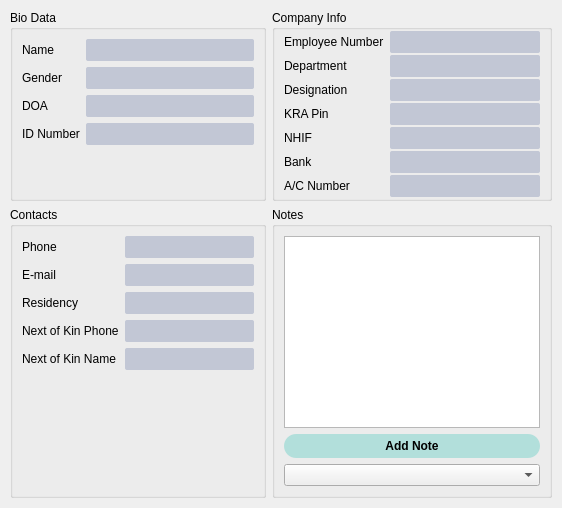
        <widget class="QWidget" name="widget" native="true">
         <property name="styleSheet">
          <string notr="true">
QScrollBox
{
	border-radius: 6px ;
}

QLabel
{
	border-radius: 6px;
	
	border-color: rgb(227, 240, 183);
}

QPushButton
{
	background-color: #b2dfdb;
	/*color: #fff;*/
	font-size: 12px;
	font-weight: bold;
	border: none;
	border-radius: 12px;
	padding: 5px;

}


QPushButton::disabled
{
	background-color: #5c5c5c;

}


QPushButton::pressed
{
	
	background-color: qlineargradient(spread:reflect, x1:1, y1:1, x2:0.982955, y2:0.5, stop:0 rgba(166, 214, 202, 255), stop:0.607955 rgba(196, 236, 226, 255));
}


/*-----QCheckBox-----*/
QCheckBox
{
	background-color: transparent;
	color: #fff;
	font-size: 10px;
	font-weight: bold;
	border: none;
	border-radius: 5px;

}


/*-----QCheckBox-----*/
QCheckBox::indicator
{
    color: #b1b1b1;
    background-color: #323232;
    border: 1px solid darkgray;
    width: 12px;
    height: 12px;

}


QCheckBox::indicator:checked
{
    image:url(&quot;./ressources/check.png&quot;);
	background-color: #ff3333;
    border: 1px solid #ff3333;

}


QCheckBox::indicator:unchecked:hover
{
    border: 1px solid #ff3333;

}


QCheckBox::disabled
{
	color: #656565;

}


QCheckBox::indicator:disabled
{
	background-color: #656565;
	color: #656565;
    border: 1px solid #656565;

}


/*-----QLineEdit-----*/
QLineEdit
{
	background-color: #c2c7d5;
	color: #000;
	font-weight: bold;
	border: none;
	border-radius: 2px;
	padding: 3px;

}


/*-----QListView-----*/
QListView
{
	background-color: #333333;
	color: #fff;
	font-size: 12px;
	font-weight: bold;
	border: 1px solid #191919;
	show-decoration-selected: 0;
	padding-left: -13px;
	padding-right: -13px;

}


QListView::item
{
	color: #31cecb;
	background-color: #454e5e;
	border: none;
	padding: 5px;
	border-radius: 0px;
	padding-left : 10px;
	height: 42px;

}

QListView::item:selected
{
	color: #000;
	background-color: #ff3333;

}


QListView::item:!selected
{
	color:white;
	background-color: transparent;
	border: none;
	padding-left : 10px;

}


QListView::item:!selected:hover
{
	color: #000;
	background-color: #bcbdbb;
	border: none;
	padding-left : 10px;

}


/*-----QTreeView-----*/
QTreeView 
{
	background-color: #252525;
	show-decoration-selected: 0;
	color: #c2c8d7;

}


QTreeView::item 
{
	border-top-color: transparent;
	border-bottom-color: transparent;

}


QTreeView::item:hover 
{
	background-color: #bcbdbb;
	color: #000;

}


QTreeView::item:selected 
{
	background-color: #ff3333;
	color: #000;

}


QTreeView::item:selected:active
{
	background-color: #ff3333;
	color: #000;

}


QTreeView::branch:has-children:!has-siblings:closed,
QTreeView::branch:closed:has-children:has-siblings 
{
	image: url(://tree-closed.png);

}

QTreeView::branch:open:has-children:!has-siblings,
QTreeView::branch:open:has-children:has-siblings  
{
	image: url(://tree-open.png);

}


/*-----QTableView &amp; QTableWidget-----*/
QTableView
{
    background-color: #252525;
	border: 1px solid gray;
    color: #f0f0f0;
    gridline-color: gray;
    outline : 0;

}


QTableView::disabled
{
    background-color: #242526;
    border: 1px solid #32414B;
    color: #656565;
    gridline-color: #656565;
    outline : 0;

}


QTableView::item:hover 
{
    background-color: #bcbdbb;
    color: #000;

}


QTableView::item:selected 
{
	background-color: #ff3333;
    color: #000;

}


QTableView::item:selected:disabled
{
    background-color: #1a1b1c;
    border: 2px solid #525251;
    color: #656565;

}


QTableCornerButton::section
{
	background-color: #343a49;
    color: #fff;

}


QHeaderView::section
{
	color: #fff;
	border-top: 0px;
	border-bottom: 1px solid gray;
	border-right: 1px solid gray;
	background-color: #343a49;
    margin-top:1px;
	margin-bottom:1px;
	padding: 5px;

}


QHeaderView::section:disabled
{
    background-color: #525251;
    color: #656565;

}


QHeaderView::section:checked
{
    color: #000;
    background-color: #ff3333;

}


QHeaderView::section:checked:disabled
{
    color: #656565;
    background-color: #525251;

}


QHeaderView::section::vertical::first,
QHeaderView::section::vertical::only-one
{
    border-top: 1px solid #353635;

}


QHeaderView::section::vertical
{
    border-top: 1px solid #353635;

}


QHeaderView::section::horizontal::first,
QHeaderView::section::horizontal::only-one
{
    border-left: 1px solid #353635;

}


QHeaderView::section::horizontal
{
    border-left: 1px solid #353635;

}


/*-----QScrollBar-----*/
QScrollBar:horizontal 
{
    background-color: transparent;
    height: 8px;
    margin: 0px;
    padding: 0px;

}


QScrollBar::handle:horizontal 
{
    border: none;
	min-width: 100px;
    background-color: #9b9b9b;

}


QScrollBar::add-line:horizontal, 
QScrollBar::sub-line:horizontal,
QScrollBar::add-page:horizontal, 
QScrollBar::sub-page:horizontal 
{
    width: 0px;
    background-color: transparent;

}


QScrollBar:vertical 
{
    background-color: transparent;
    width: 8px;
    margin: 0;

}


QScrollBar::handle:vertical 
{
    border: none;
	min-height: 100px;
    background-color: #9b9b9b;

}


QScrollBar::add-line:vertical, 
QScrollBar::sub-line:vertical,
QScrollBar::add-page:vertical, 
QScrollBar::sub-page:vertical 
{
    height: 0px;
    background-color: transparent;

}
</string>
         </property>
         <layout class="QHBoxLayout" name="horizontalLayout_4">
          <property name="leftMargin">
           <number>1</number>
          </property>
          <property name="topMargin">
           <number>1</number>
          </property>
          <property name="rightMargin">
           <number>1</number>
          </property>
          <property name="bottomMargin">
           <number>1</number>
          </property>
          <item>
           <widget class="QWidget" name="widget_2" native="true">
            <property name="styleSheet">
             <string notr="true">font: 10pt &quot;Segoe MDL2 Assets&quot;;
QPushButton
{
	background-color: #ff3333;
	color: #fff;
	font-size: 11px;
	font-weight: bold;
	border: none;
	border-radius: 25px;
	padding: 5px;

}

QMenu
{
	
	background-color: qlineargradient(spread:pad, x1:1, y1:1, x2:1, y2:0, stop:0 rgba(108, 171, 147, 255), stop:0.994318 rgba(186, 230, 230, 255));
}

QPushButton::disabled
{
	background-color: #5c5c5c;

}


QPushButton::pressed
{
	background-color: #ff4747;

}


/*-----QCheckBox-----*/
QCheckBox
{
	background-color: transparent;
	color: #fff;
	font-size: 10px;
	font-weight: bold;
	border: none;
	border-radius: 5px;

}


/*-----QCheckBox-----*/
QCheckBox::indicator
{
    color: #b1b1b1;
    background-color: #323232;
    border: 1px solid darkgray;
    width: 12px;
    height: 12px;

}


QCheckBox::indicator:checked
{
    image:url(&quot;./ressources/check.png&quot;);
	background-color: #ff3333;
    border: 1px solid #ff3333;

}


QCheckBox::indicator:unchecked:hover
{
    border: 1px solid #ff3333;

}


QCheckBox::disabled
{
	color: #656565;

}


QCheckBox::indicator:disabled
{
	background-color: #656565;
	color: #656565;
    border: 1px solid #656565;

}


/*-----QLineEdit-----*/
QLineEdit
{
	background-color: #c2c7d5;
	color: #000;
	font-weight: bold;
	border: none;
	border-radius: 2px;
	padding: 3px;

}


/*-----QListView-----*/
QListView
{
	background-color: #333333;
	color: #fff;
	font-size: 12px;
	font-weight: bold;
	border: 1px solid #191919;
	show-decoration-selected: 0;
	padding-left: -13px;
	padding-right: -13px;

}


QListView::item
{
	color: #31cecb;
	background-color: #454e5e;
	border: none;
	padding: 5px;
	border-radius: 0px;
	padding-left : 10px;
	height: 42px;

}

QListView::item:selected
{
	color: #000;
	background-color: #ff3333;

}


QListView::item:!selected
{
	color:white;
	background-color: transparent;
	border: none;
	padding-left : 10px;

}


QListView::item:!selected:hover
{
	color: #000;
	background-color: #bcbdbb;
	border: none;
	padding-left : 10px;

}


/*-----QTreeView-----*/
QTreeView 
{
	background-color: #252525;
	show-decoration-selected: 0;
	color: #c2c8d7;

}


QTreeView::item 
{
	border-top-color: transparent;
	border-bottom-color: transparent;

}


QTreeView::item:hover 
{
	background-color: #bcbdbb;
	color: #000;

}


QTreeView::item:selected 
{
	background-color: #ff3333;
	color: #000;

}


QTreeView::item:selected:active
{
	background-color: #ff3333;
	color: #000;

}


QTreeView::branch:has-children:!has-siblings:closed,
QTreeView::branch:closed:has-children:has-siblings 
{
	image: url(://tree-closed.png);

}

QTreeView::branch:open:has-children:!has-siblings,
QTreeView::branch:open:has-children:has-siblings  
{
	image: url(://tree-open.png);

}


/*-----QTableView &amp; QTableWidget-----*/
QTableView
{
    background-color: #252525;
	border: 1px solid gray;
    color: #f0f0f0;
    gridline-color: gray;
    outline : 0;

}


QTableView::disabled
{
    background-color: #242526;
    border: 1px solid #32414B;
    color: #656565;
    gridline-color: #656565;
    outline : 0;

}


QTableView::item:hover 
{
    background-color: #bcbdbb;
    color: #000;

}


QTableView::item:selected 
{
	background-color: #ff3333;
    color: #000;

}


QTableView::item:selected:disabled
{
    background-color: #1a1b1c;
    border: 2px solid #525251;
    color: #656565;

}


QTableCornerButton::section
{
	background-color: #343a49;
    color: #fff;

}


QHeaderView::section
{
	color: #fff;
	border-top: 0px;
	border-bottom: 1px solid gray;
	border-right: 1px solid gray;
	background-color: #343a49;
    margin-top:1px;
	margin-bottom:1px;
	padding: 5px;

}


QHeaderView::section:disabled
{
    background-color: #525251;
    color: #656565;

}


QHeaderView::section:checked
{
    color: #000;
    background-color: #ff3333;

}


QHeaderView::section:checked:disabled
{
    color: #656565;
    background-color: #525251;

}


QHeaderView::section::vertical::first,
QHeaderView::section::vertical::only-one
{
    border-top: 1px solid #353635;

}


QHeaderView::section::vertical
{
    border-top: 1px solid #353635;

}


QHeaderView::section::horizontal::first,
QHeaderView::section::horizontal::only-one
{
    border-left: 1px solid #353635;

}


QHeaderView::section::horizontal
{
    border-left: 1px solid #353635;

}


/*-----QScrollBar-----*/
QScrollBar:horizontal 
{
    background-color: transparent;
    height: 8px;
    margin: 0px;
    padding: 0px;

}


QScrollBar::handle:horizontal 
{
    border: none;
	min-width: 100px;
    background-color: #9b9b9b;

}


QScrollBar::add-line:horizontal, 
QScrollBar::sub-line:horizontal,
QScrollBar::add-page:horizontal, 
QScrollBar::sub-page:horizontal 
{
    width: 0px;
    background-color: transparent;

}


QScrollBar:vertical 
{
    background-color: transparent;
    width: 8px;
    margin: 0;

}


QScrollBar::handle:vertical 
{
    border: none;
	min-height: 100px;
    background-color: #9b9b9b;

}


QScrollBar::add-line:vertical, 
QScrollBar::sub-line:vertical,
QScrollBar::add-page:vertical, 
QScrollBar::sub-page:vertical 
{
    height: 0px;
    background-color: transparent;

}
QMenu
{
	
	background-color: qlineargradient(spread:pad, x1:1, y1:1, x2:1, y2:0, stop:0 rgba(108, 171, 147, 255), stop:0.994318 rgba(186, 230, 230, 255));
}</string>
            </property>
            <layout class="QGridLayout" name="gridLayout_2">
             <item row="0" column="0">
              <widget class="QGroupBox" name="groupBox">
               <property name="styleSheet">
                <string notr="true">
QScrollBox
{
	border-radius: 6px ;
}

QLabel
{
	border-radius: 6px;
	
	border-color: rgb(227, 240, 183);
}

QPushButton
{
	background-color: #b2dfdb;
	/*color: #fff;*/
	font-size: 12px;
	font-weight: bold;
	border: none;
	border-radius: 12px;
	padding: 5px;

}


QPushButton::disabled
{
	background-color: #5c5c5c;

}


QPushButton::pressed
{
	
	background-color: qlineargradient(spread:reflect, x1:1, y1:1, x2:0.982955, y2:0.5, stop:0 rgba(166, 214, 202, 255), stop:0.607955 rgba(196, 236, 226, 255));
}


/*-----QCheckBox-----*/
QCheckBox
{
	background-color: transparent;
	color: #fff;
	font-size: 10px;
	font-weight: bold;
	border: none;
	border-radius: 5px;

}


/*-----QCheckBox-----*/
QCheckBox::indicator
{
    color: #b1b1b1;
    background-color: #323232;
    border: 1px solid darkgray;
    width: 12px;
    height: 12px;

}


QCheckBox::indicator:checked
{
    image:url(&quot;./ressources/check.png&quot;);
	background-color: #ff3333;
    border: 1px solid #ff3333;

}


QCheckBox::indicator:unchecked:hover
{
    border: 1px solid #ff3333;

}


QCheckBox::disabled
{
	color: #656565;

}


QCheckBox::indicator:disabled
{
	background-color: #656565;
	color: #656565;
    border: 1px solid #656565;

}


/*-----QLineEdit-----*/
QLineEdit
{
	background-color: #c2c7d5;
	color: #000;
	font-weight: bold;
	border: none;
	border-radius: 2px;
	padding: 3px;

}


/*-----QListView-----*/
QListView
{
	background-color: #333333;
	color: #fff;
	font-size: 12px;
	font-weight: bold;
	border: 1px solid #191919;
	show-decoration-selected: 0;
	padding-left: -13px;
	padding-right: -13px;

}


QListView::item
{
	color: #31cecb;
	background-color: #454e5e;
	border: none;
	padding: 5px;
	border-radius: 0px;
	padding-left : 10px;
	height: 42px;

}

QListView::item:selected
{
	color: #000;
	background-color: #ff3333;

}


QListView::item:!selected
{
	color:white;
	background-color: transparent;
	border: none;
	padding-left : 10px;

}


QListView::item:!selected:hover
{
	color: #000;
	background-color: #bcbdbb;
	border: none;
	padding-left : 10px;

}


/*-----QTreeView-----*/
QTreeView 
{
	background-color: #252525;
	show-decoration-selected: 0;
	color: #c2c8d7;

}


QTreeView::item 
{
	border-top-color: transparent;
	border-bottom-color: transparent;

}


QTreeView::item:hover 
{
	background-color: #bcbdbb;
	color: #000;

}


QTreeView::item:selected 
{
	background-color: #ff3333;
	color: #000;

}


QTreeView::item:selected:active
{
	background-color: #ff3333;
	color: #000;

}


QTreeView::branch:has-children:!has-siblings:closed,
QTreeView::branch:closed:has-children:has-siblings 
{
	image: url(://tree-closed.png);

}

QTreeView::branch:open:has-children:!has-siblings,
QTreeView::branch:open:has-children:has-siblings  
{
	image: url(://tree-open.png);

}


/*-----QTableView &amp; QTableWidget-----*/
QTableView
{
    background-color: #252525;
	border: 1px solid gray;
    color: #f0f0f0;
    gridline-color: gray;
    outline : 0;

}


QTableView::disabled
{
    background-color: #242526;
    border: 1px solid #32414B;
    color: #656565;
    gridline-color: #656565;
    outline : 0;

}


QTableView::item:hover 
{
    background-color: #bcbdbb;
    color: #000;

}


QTableView::item:selected 
{
	background-color: #ff3333;
    color: #000;

}


QTableView::item:selected:disabled
{
    background-color: #1a1b1c;
    border: 2px solid #525251;
    color: #656565;

}


QTableCornerButton::section
{
	background-color: #343a49;
    color: #fff;

}


QHeaderView::section
{
	color: #fff;
	border-top: 0px;
	border-bottom: 1px solid gray;
	border-right: 1px solid gray;
	background-color: #343a49;
    margin-top:1px;
	margin-bottom:1px;
	padding: 5px;

}


QHeaderView::section:disabled
{
    background-color: #525251;
    color: #656565;

}


QHeaderView::section:checked
{
    color: #000;
    background-color: #ff3333;

}


QHeaderView::section:checked:disabled
{
    color: #656565;
    background-color: #525251;

}


QHeaderView::section::vertical::first,
QHeaderView::section::vertical::only-one
{
    border-top: 1px solid #353635;

}


QHeaderView::section::vertical
{
    border-top: 1px solid #353635;

}


QHeaderView::section::horizontal::first,
QHeaderView::section::horizontal::only-one
{
    border-left: 1px solid #353635;

}


QHeaderView::section::horizontal
{
    border-left: 1px solid #353635;

}


/*-----QScrollBar-----*/
QScrollBar:horizontal 
{
    background-color: transparent;
    height: 8px;
    margin: 0px;
    padding: 0px;

}


QScrollBar::handle:horizontal 
{
    border: none;
	min-width: 100px;
    background-color: #9b9b9b;

}


QScrollBar::add-line:horizontal, 
QScrollBar::sub-line:horizontal,
QScrollBar::add-page:horizontal, 
QScrollBar::sub-page:horizontal 
{
    width: 0px;
    background-color: transparent;

}


QScrollBar:vertical 
{
    background-color: transparent;
    width: 8px;
    margin: 0;

}


QScrollBar::handle:vertical 
{
    border: none;
	min-height: 100px;
    background-color: #9b9b9b;

}


QScrollBar::add-line:vertical, 
QScrollBar::sub-line:vertical,
QScrollBar::add-page:vertical, 
QScrollBar::sub-page:vertical 
{
    height: 0px;
    background-color: transparent;

}
</string>
               </property>
               <property name="title">
                <string>Bio Data</string>
               </property>
               <layout class="QFormLayout" name="formLayout">
                <item row="0" column="0">
                 <widget class="QLabel" name="label">
                  <property name="text">
                   <string>Name</string>
                  </property>
                 </widget>
                </item>
                <item row="0" column="1">
                 <widget class="QLineEdit" name="empName"/>
                </item>
                <item row="1" column="0">
                 <widget class="QLabel" name="label_2">
                  <property name="text">
                   <string>Gender</string>
                  </property>
                 </widget>
                </item>
                <item row="2" column="0">
                 <widget class="QLabel" name="label_3">
                  <property name="text">
                   <string>DOA</string>
                  </property>
                 </widget>
                </item>
                <item row="2" column="1">
                 <widget class="QLineEdit" name="lineEdit_2"/>
                </item>
                <item row="3" column="0">
                 <widget class="QLabel" name="label_4">
                  <property name="text">
                   <string>ID Number</string>
                  </property>
                 </widget>
                </item>
                <item row="3" column="1">
                 <widget class="QLineEdit" name="lineEdit_3"/>
                </item>
                <item row="1" column="1">
                 <widget class="QLineEdit" name="lineEdit"/>
                </item>
               </layout>
              </widget>
             </item>
             <item row="0" column="1">
              <widget class="QGroupBox" name="groupBox_2">
               <property name="title">
                <string>Company Info</string>
               </property>
               <layout class="QFormLayout" name="formLayout_2">
                <property name="verticalSpacing">
                 <number>2</number>
                </property>
                <property name="leftMargin">
                 <number>9</number>
                </property>
                <property name="topMargin">
                 <number>1</number>
                </property>
                <property name="bottomMargin">
                 <number>1</number>
                </property>
                <item row="0" column="0">
                 <widget class="QLabel" name="label_5">
                  <property name="text">
                   <string>Employee Number</string>
                  </property>
                 </widget>
                </item>
                <item row="0" column="1">
                 <widget class="QLineEdit" name="lineEdit_4"/>
                </item>
                <item row="1" column="0">
                 <widget class="QLabel" name="label_6">
                  <property name="text">
                   <string>Department</string>
                  </property>
                 </widget>
                </item>
                <item row="1" column="1">
                 <widget class="QLineEdit" name="lineEdit_5"/>
                </item>
                <item row="2" column="0">
                 <widget class="QLabel" name="label_7">
                  <property name="text">
                   <string>Designation</string>
                  </property>
                 </widget>
                </item>
                <item row="2" column="1">
                 <widget class="QLineEdit" name="lineEdit_6"/>
                </item>
                <item row="3" column="0">
                 <widget class="QLabel" name="label_8">
                  <property name="text">
                   <string>KRA Pin</string>
                  </property>
                 </widget>
                </item>
                <item row="3" column="1">
                 <widget class="QLineEdit" name="lineEdit_7"/>
                </item>
                <item row="4" column="0">
                 <widget class="QLabel" name="label_9">
                  <property name="text">
                   <string>NHIF</string>
                  </property>
                 </widget>
                </item>
                <item row="4" column="1">
                 <widget class="QLineEdit" name="lineEdit_8"/>
                </item>
                <item row="5" column="0">
                 <widget class="QLabel" name="label_10">
                  <property name="text">
                   <string>Bank</string>
                  </property>
                 </widget>
                </item>
                <item row="5" column="1">
                 <widget class="QLineEdit" name="lineEdit_9"/>
                </item>
                <item row="6" column="0">
                 <widget class="QLabel" name="label_11">
                  <property name="text">
                   <string>A/C Number</string>
                  </property>
                 </widget>
                </item>
                <item row="6" column="1">
                 <widget class="QLineEdit" name="lineEdit_10"/>
                </item>
               </layout>
              </widget>
             </item>
             <item row="1" column="1">
              <widget class="QGroupBox" name="groupBox_4">
               <property name="styleSheet">
                <string notr="true">
QScrollBox
{
	border-radius: 6px ;
}

QLabel
{
	border-radius: 6px;
	
	border-color: rgb(227, 240, 183);
}

QPushButton
{
	background-color: #b2dfdb;
	/*color: #fff;*/
	font-size: 12px;
	font-weight: bold;
	border: none;
	border-radius: 12px;
	padding: 5px;

}


QPushButton::disabled
{
	background-color: #5c5c5c;

}


QPushButton::pressed
{
	
	background-color: qlineargradient(spread:reflect, x1:1, y1:1, x2:0.982955, y2:0.5, stop:0 rgba(166, 214, 202, 255), stop:0.607955 rgba(196, 236, 226, 255));
}


/*-----QCheckBox-----*/
QCheckBox
{
	background-color: transparent;
	color: #fff;
	font-size: 10px;
	font-weight: bold;
	border: none;
	border-radius: 5px;

}


/*-----QCheckBox-----*/
QCheckBox::indicator
{
    color: #b1b1b1;
    background-color: #323232;
    border: 1px solid darkgray;
    width: 12px;
    height: 12px;

}


QCheckBox::indicator:checked
{
    image:url(&quot;./ressources/check.png&quot;);
	background-color: #ff3333;
    border: 1px solid #ff3333;

}


QCheckBox::indicator:unchecked:hover
{
    border: 1px solid #ff3333;

}


QCheckBox::disabled
{
	color: #656565;

}


QCheckBox::indicator:disabled
{
	background-color: #656565;
	color: #656565;
    border: 1px solid #656565;

}


/*-----QLineEdit-----*/
QLineEdit
{
	background-color: #c2c7d5;
	color: #000;
	font-weight: bold;
	border: none;
	border-radius: 2px;
	padding: 3px;

}


/*-----QListView-----*/
QListView
{
	background-color: #333333;
	color: #fff;
	font-size: 12px;
	font-weight: bold;
	border: 1px solid #191919;
	show-decoration-selected: 0;
	padding-left: -13px;
	padding-right: -13px;

}


QListView::item
{
	color: #31cecb;
	background-color: #454e5e;
	border: none;
	padding: 5px;
	border-radius: 0px;
	padding-left : 10px;
	height: 42px;

}

QListView::item:selected
{
	color: #000;
	background-color: #ff3333;

}


QListView::item:!selected
{
	color:white;
	background-color: transparent;
	border: none;
	padding-left : 10px;

}


QListView::item:!selected:hover
{
	color: #000;
	background-color: #bcbdbb;
	border: none;
	padding-left : 10px;

}


/*-----QTreeView-----*/
QTreeView 
{
	background-color: #252525;
	show-decoration-selected: 0;
	color: #c2c8d7;

}


QTreeView::item 
{
	border-top-color: transparent;
	border-bottom-color: transparent;

}


QTreeView::item:hover 
{
	background-color: #bcbdbb;
	color: #000;

}


QTreeView::item:selected 
{
	background-color: #ff3333;
	color: #000;

}


QTreeView::item:selected:active
{
	background-color: #ff3333;
	color: #000;

}


QTreeView::branch:has-children:!has-siblings:closed,
QTreeView::branch:closed:has-children:has-siblings 
{
	image: url(://tree-closed.png);

}

QTreeView::branch:open:has-children:!has-siblings,
QTreeView::branch:open:has-children:has-siblings  
{
	image: url(://tree-open.png);

}


/*-----QTableView &amp; QTableWidget-----*/
QTableView
{
    background-color: #252525;
	border: 1px solid gray;
    color: #f0f0f0;
    gridline-color: gray;
    outline : 0;

}


QTableView::disabled
{
    background-color: #242526;
    border: 1px solid #32414B;
    color: #656565;
    gridline-color: #656565;
    outline : 0;

}


QTableView::item:hover 
{
    background-color: #bcbdbb;
    color: #000;

}


QTableView::item:selected 
{
	background-color: #ff3333;
    color: #000;

}


QTableView::item:selected:disabled
{
    background-color: #1a1b1c;
    border: 2px solid #525251;
    color: #656565;

}


QTableCornerButton::section
{
	background-color: #343a49;
    color: #fff;

}


QHeaderView::section
{
	color: #fff;
	border-top: 0px;
	border-bottom: 1px solid gray;
	border-right: 1px solid gray;
	background-color: #343a49;
    margin-top:1px;
	margin-bottom:1px;
	padding: 5px;

}


QHeaderView::section:disabled
{
    background-color: #525251;
    color: #656565;

}


QHeaderView::section:checked
{
    color: #000;
    background-color: #ff3333;

}


QHeaderView::section:checked:disabled
{
    color: #656565;
    background-color: #525251;

}


QHeaderView::section::vertical::first,
QHeaderView::section::vertical::only-one
{
    border-top: 1px solid #353635;

}


QHeaderView::section::vertical
{
    border-top: 1px solid #353635;

}


QHeaderView::section::horizontal::first,
QHeaderView::section::horizontal::only-one
{
    border-left: 1px solid #353635;

}


QHeaderView::section::horizontal
{
    border-left: 1px solid #353635;

}


/*-----QScrollBar-----*/
QScrollBar:horizontal 
{
    background-color: transparent;
    height: 8px;
    margin: 0px;
    padding: 0px;

}


QScrollBar::handle:horizontal 
{
    border: none;
	min-width: 100px;
    background-color: #9b9b9b;

}


QScrollBar::add-line:horizontal, 
QScrollBar::sub-line:horizontal,
QScrollBar::add-page:horizontal, 
QScrollBar::sub-page:horizontal 
{
    width: 0px;
    background-color: transparent;

}


QScrollBar:vertical 
{
    background-color: transparent;
    width: 8px;
    margin: 0;

}


QScrollBar::handle:vertical 
{
    border: none;
	min-height: 100px;
    background-color: #9b9b9b;

}


QScrollBar::add-line:vertical, 
QScrollBar::sub-line:vertical,
QScrollBar::add-page:vertical, 
QScrollBar::sub-page:vertical 
{
    height: 0px;
    background-color: transparent;

}
</string>
               </property>
               <property name="title">
                <string>Notes</string>
               </property>
               <layout class="QVBoxLayout" name="verticalLayout_2">
                <item>
                 <widget class="QTextEdit" name="textEdit"/>
                </item>
                <item>
                 <widget class="QPushButton" name="pushButton_3">
                  <property name="text">
                   <string>Add Note</string>
                  </property>
                 </widget>
                </item>
                <item>
                 <widget class="QComboBox" name="comboBox"/>
                </item>
               </layout>
              </widget>
             </item>
             <item row="1" column="0">
              <widget class="QGroupBox" name="groupBox_3">
               <property name="styleSheet">
                <string notr="true">
QScrollBox
{
	border-radius: 6px ;
}

QLabel
{
	border-radius: 6px;
	
	border-color: rgb(227, 240, 183);
}

QPushButton
{
	background-color: #b2dfdb;
	/*color: #fff;*/
	font-size: 12px;
	font-weight: bold;
	border: none;
	border-radius: 12px;
	padding: 5px;

}


QPushButton::disabled
{
	background-color: #5c5c5c;

}


QPushButton::pressed
{
	
	background-color: qlineargradient(spread:reflect, x1:1, y1:1, x2:0.982955, y2:0.5, stop:0 rgba(166, 214, 202, 255), stop:0.607955 rgba(196, 236, 226, 255));
}


/*-----QCheckBox-----*/
QCheckBox
{
	background-color: transparent;
	color: #fff;
	font-size: 10px;
	font-weight: bold;
	border: none;
	border-radius: 5px;

}


/*-----QCheckBox-----*/
QCheckBox::indicator
{
    color: #b1b1b1;
    background-color: #323232;
    border: 1px solid darkgray;
    width: 12px;
    height: 12px;

}


QCheckBox::indicator:checked
{
    image:url(&quot;./ressources/check.png&quot;);
	background-color: #ff3333;
    border: 1px solid #ff3333;

}


QCheckBox::indicator:unchecked:hover
{
    border: 1px solid #ff3333;

}


QCheckBox::disabled
{
	color: #656565;

}


QCheckBox::indicator:disabled
{
	background-color: #656565;
	color: #656565;
    border: 1px solid #656565;

}


/*-----QLineEdit-----*/
QLineEdit
{
	background-color: #c2c7d5;
	color: #000;
	font-weight: bold;
	border: none;
	border-radius: 2px;
	padding: 3px;

}


/*-----QListView-----*/
QListView
{
	background-color: #333333;
	color: #fff;
	font-size: 12px;
	font-weight: bold;
	border: 1px solid #191919;
	show-decoration-selected: 0;
	padding-left: -13px;
	padding-right: -13px;

}


QListView::item
{
	color: #31cecb;
	background-color: #454e5e;
	border: none;
	padding: 5px;
	border-radius: 0px;
	padding-left : 10px;
	height: 42px;

}

QListView::item:selected
{
	color: #000;
	background-color: #ff3333;

}


QListView::item:!selected
{
	color:white;
	background-color: transparent;
	border: none;
	padding-left : 10px;

}


QListView::item:!selected:hover
{
	color: #000;
	background-color: #bcbdbb;
	border: none;
	padding-left : 10px;

}


/*-----QTreeView-----*/
QTreeView 
{
	background-color: #252525;
	show-decoration-selected: 0;
	color: #c2c8d7;

}


QTreeView::item 
{
	border-top-color: transparent;
	border-bottom-color: transparent;

}


QTreeView::item:hover 
{
	background-color: #bcbdbb;
	color: #000;

}


QTreeView::item:selected 
{
	background-color: #ff3333;
	color: #000;

}


QTreeView::item:selected:active
{
	background-color: #ff3333;
	color: #000;

}


QTreeView::branch:has-children:!has-siblings:closed,
QTreeView::branch:closed:has-children:has-siblings 
{
	image: url(://tree-closed.png);

}

QTreeView::branch:open:has-children:!has-siblings,
QTreeView::branch:open:has-children:has-siblings  
{
	image: url(://tree-open.png);

}


/*-----QTableView &amp; QTableWidget-----*/
QTableView
{
    background-color: #252525;
	border: 1px solid gray;
    color: #f0f0f0;
    gridline-color: gray;
    outline : 0;

}


QTableView::disabled
{
    background-color: #242526;
    border: 1px solid #32414B;
    color: #656565;
    gridline-color: #656565;
    outline : 0;

}


QTableView::item:hover 
{
    background-color: #bcbdbb;
    color: #000;

}


QTableView::item:selected 
{
	background-color: #ff3333;
    color: #000;

}


QTableView::item:selected:disabled
{
    background-color: #1a1b1c;
    border: 2px solid #525251;
    color: #656565;

}


QTableCornerButton::section
{
	background-color: #343a49;
    color: #fff;

}


QHeaderView::section
{
	color: #fff;
	border-top: 0px;
	border-bottom: 1px solid gray;
	border-right: 1px solid gray;
	background-color: #343a49;
    margin-top:1px;
	margin-bottom:1px;
	padding: 5px;

}


QHeaderView::section:disabled
{
    background-color: #525251;
    color: #656565;

}


QHeaderView::section:checked
{
    color: #000;
    background-color: #ff3333;

}


QHeaderView::section:checked:disabled
{
    color: #656565;
    background-color: #525251;

}


QHeaderView::section::vertical::first,
QHeaderView::section::vertical::only-one
{
    border-top: 1px solid #353635;

}


QHeaderView::section::vertical
{
    border-top: 1px solid #353635;

}


QHeaderView::section::horizontal::first,
QHeaderView::section::horizontal::only-one
{
    border-left: 1px solid #353635;

}


QHeaderView::section::horizontal
{
    border-left: 1px solid #353635;

}


/*-----QScrollBar-----*/
QScrollBar:horizontal 
{
    background-color: transparent;
    height: 8px;
    margin: 0px;
    padding: 0px;

}


QScrollBar::handle:horizontal 
{
    border: none;
	min-width: 100px;
    background-color: #9b9b9b;

}


QScrollBar::add-line:horizontal, 
QScrollBar::sub-line:horizontal,
QScrollBar::add-page:horizontal, 
QScrollBar::sub-page:horizontal 
{
    width: 0px;
    background-color: transparent;

}


QScrollBar:vertical 
{
    background-color: transparent;
    width: 8px;
    margin: 0;

}


QScrollBar::handle:vertical 
{
    border: none;
	min-height: 100px;
    background-color: #9b9b9b;

}


QScrollBar::add-line:vertical, 
QScrollBar::sub-line:vertical,
QScrollBar::add-page:vertical, 
QScrollBar::sub-page:vertical 
{
    height: 0px;
    background-color: transparent;

}
</string>
               </property>
               <property name="title">
                <string>Contacts</string>
               </property>
               <layout class="QFormLayout" name="formLayout_3">
                <item row="0" column="0">
                 <widget class="QLabel" name="label_12">
                  <property name="text">
                   <string>Phone</string>
                  </property>
                 </widget>
                </item>
                <item row="0" column="1">
                 <widget class="QLineEdit" name="lineEdit_11"/>
                </item>
                <item row="3" column="0">
                 <widget class="QLabel" name="label_13">
                  <property name="text">
                   <string>Next of Kin Phone</string>
                  </property>
                 </widget>
                </item>
                <item row="3" column="1">
                 <widget class="QLineEdit" name="lineEdit_12"/>
                </item>
                <item row="4" column="1">
                 <widget class="QLineEdit" name="lineEdit_14"/>
                </item>
                <item row="1" column="0">
                 <widget class="QLabel" name="label_14">
                  <property name="text">
                   <string>E-mail</string>
                  </property>
                 </widget>
                </item>
                <item row="1" column="1">
                 <widget class="QLineEdit" name="lineEdit_13"/>
                </item>
                <item row="2" column="0">
                 <widget class="QLabel" name="label_16">
                  <property name="text">
                   <string>Residency</string>
                  </property>
                 </widget>
                </item>
                <item row="2" column="1">
                 <widget class="QLineEdit" name="lineEdit_15"/>
                </item>
                <item row="4" column="0">
                 <widget class="QLabel" name="label_15">
                  <property name="text">
                   <string>Next of Kin Name</string>
                  </property>
                 </widget>
                </item>
               </layout>
              </widget>
             </item>
            </layout>
           </widget>
          </item>
         </layout>
        </widget>
